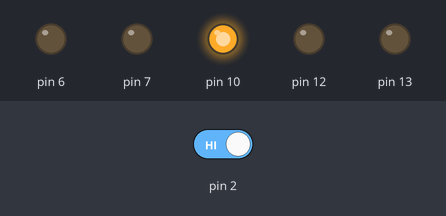
Bench run of a sketch on a simulated Arduino Uno, built with avr-gcc and run on an emulated ATmega328P. On the bench: output pins drawn as LEDs (lit = HIGH). The inputs (shaded band) are chosen by the test bench; at power-on: pin 2 HIGH.

Above: at 1.2 s.
1.3 s: pin 2 driven LOW
At 8.9 s:
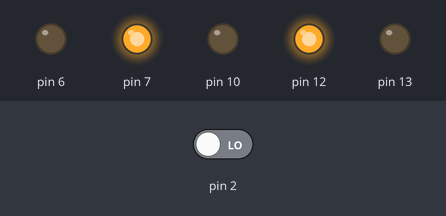
At 12.4 s:
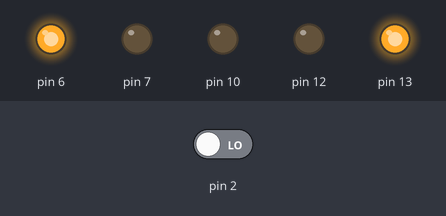
13.3 s: pin 2 driven HIGH
At 19.0 s:
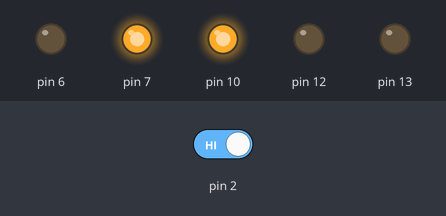
Timing chart, 0 to 20.5 s (numbered marks = the images above; inputs shaded):
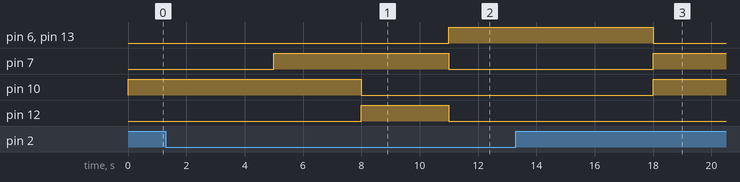

The sketch:

SemaforoAvancado.ino
```cpp
// C++ code
//
void setup()
{
  pinMode(13, OUTPUT);
  pinMode(12, OUTPUT);
  pinMode(10, OUTPUT);
  pinMode(7, OUTPUT);
  pinMode(6, OUTPUT);
  pinMode(2, INPUT);

}

void loop()
{
  	digitalWrite(10, HIGH);
  delay(2000); // Wait for 1000 millisecond(s)
  	digitalWrite(12, LOW);
  delay(2000); // Wait for 1000 millisecond(s)
  	digitalWrite(13, LOW);
  delay(1000); // Wait for 1000 millisecond(s)

  	digitalWrite(7, HIGH);
  delay(2000); // Wait for 1000 millisecond(s)
	digitalWrite(6, LOW);
  delay(1000); // Wait for 1000 millisecond(s)

  if (digitalRead(2) == 0) {
  	digitalWrite(10, LOW);
    digitalWrite(12, HIGH);
    delay(3000);

    digitalWrite(12, LOW);
    digitalWrite(13, HIGH);
    digitalWrite(7, LOW);
    digitalWrite(6, HIGH);
    delay(7000);

    digitalWrite(6, LOW);
    digitalWrite(7, HIGH);
    digitalWrite(13, LOW);
    digitalWrite(10, HIGH);
  }


}
```

Measured:
- after the input at 1.3 s, pin 6, pin 13: LOW → HIGH after 9.7 s; pin 10: HIGH → LOW after 6.7 s; pin 12: LOW → HIGH after 6.7 s, → LOW 3.0 s later
- after the input at 13.3 s, pin 6, pin 13: goes on until 18.0 s, then stays LOW; pin 7, pin 10: goes on until 18.0 s, then stays HIGH; pin 12: stays LOW (without the input it goes to HIGH after 12.7 s)
